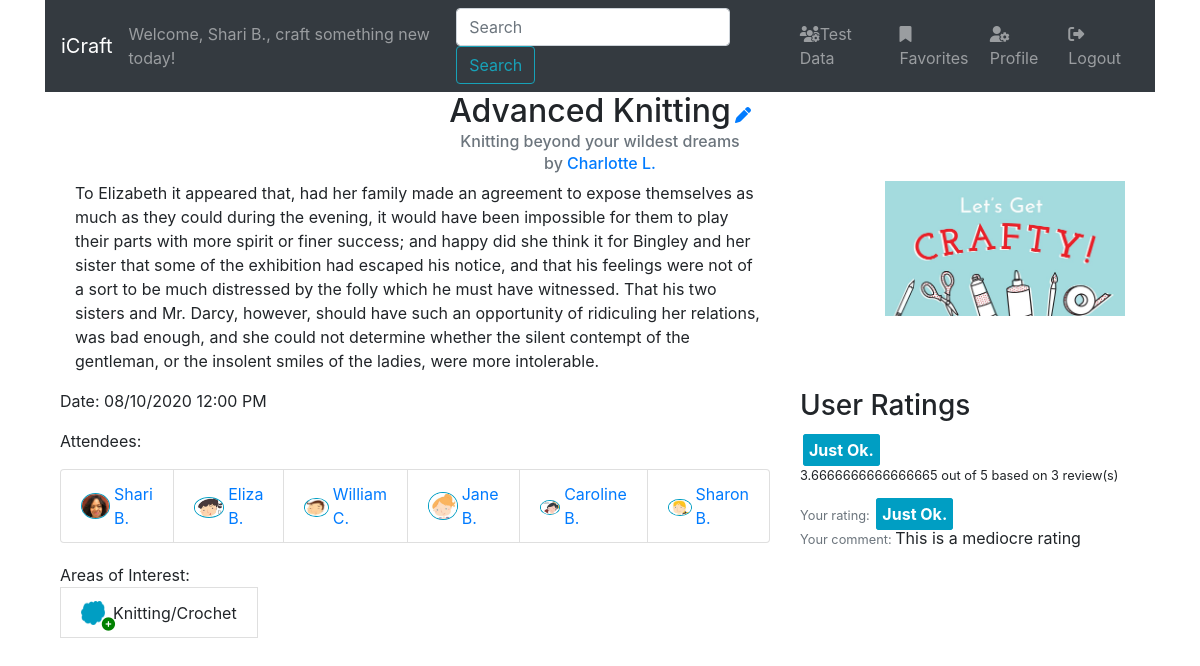
/classes/3 (signed in), run on the app's committed database.
### login_app/models.py (models this page shows, shortened)
class User(models.Model):
    first_name = models.CharField(max_length=255)
    last_name = models.CharField(max_length=255)
    birth_date = models.DateTimeField(default=datetime.date.today)
    email = models.EmailField(max_length=255)
    password = models.CharField(max_length=255)
    is_admin = models.BooleanField(default=False)
    created_at = models.DateTimeField(auto_now_add = True)
    updated_at = models.DateTimeField(auto_now = True)
    objects = UserManager()
    def first_name_last_initial(self):
        return f'{self.first_name} {self.last_name[0]}.'

### classes/models.py (models this page shows, shortened)
class Course(models.Model):
    IN_PERSON = 'I'
    VIRTUAL = 'V'
    RECORDED = 'R'
    COURSE_TYPE_CHOICES = [
        (IN_PERSON, 'In-Person'),
        (VIRTUAL, 'Virtual'),
        (RECORDED, 'Recorded'),
    ]
    title = models.CharField(max_length=255)
    tag_line = models.CharField(max_length=255, help_text="Provide a short description (e.g., <em>Learn to build beautiful photo albums for gifts or to sell</em>).")
    date =  models.DateTimeField(help_text="Please use the following format: <em>YYYY-MM-DD</em>.")
    description =  models.TextField()
    location = models.CharField(max_length=255, help_text="For virtual classes, use the videoconference link; for recorded courses, use the YouTube or video link; for in-person courses, use the address.")
    location_type = models.CharField(max_length=1,choices=COURSE_TYPE_CHOICES,default=VIRTUAL)
    creator = models.ForeignKey(User,related_name="courses_created", on_delete=models.CASCADE)
    attendees = models.ManyToManyField(User,related_name="courses_attended")
    max_size = models.PositiveIntegerField()
    areas_of_interest = models.ManyToManyField(Interest,related_name="related_courses")
    favorited_by = models.ManyToManyField(User,related_name="favorite_courses")
    profile_pic = models.ImageField(
        upload_to=course_directory_path,
        default= 'courses/blank-course.jpg',
        blank=True,
        null=True,
        )
    created_at = models.DateTimeField(auto_now_add = True)
    updated_at = models.DateTimeField(auto_now = True)

class UserProfile(models.Model):
    user = models.OneToOneField(User,models.CASCADE,related_name="profile")
    company = models.CharField(max_length=255, blank=True)
    address = models.CharField(max_length=255, blank=True)
    city = models.CharField(max_length=255, blank=True)
    state = USStateField(blank=True)
    bio =  models.TextField(blank=True)
    areas_of_interest = models.ManyToManyField(Interest,related_name="related_profiles", null=True,blank=True)
    birth_date = models.DateTimeField(null=True, blank=True)
    profile_pic = models.ImageField(
        upload_to=user_directory_path,
        default= 'users/blank-user.jpg',
        blank=True,
        null=True,
        )
    created_at = models.DateTimeField(auto_now_add = True)
    updated_at = models.DateTimeField(auto_now = True)
    objects = UserProfileManager()

class Interest(models.Model):
    name = models.CharField(max_length=50)
    description =  models.TextField(blank=True)
    created_at = models.DateTimeField(auto_now_add = True)
    updated_at = models.DateTimeField(auto_now = True)

class Rating(models.Model):
    RATING_CHOICES = (
    (1, 'It was awful!'),
    (2, 'Not so great.'),
    (3, 'Just Ok.'),
    (4, 'I liked it!'),
    (5, 'Pretty freakin awesome!')
)
    course = models.ForeignKey(Course,related_name="ratings", on_delete=models.CASCADE)
    user = models.ForeignKey(User,related_name="ratings", on_delete=models.CASCADE)
    number_of_stars = models.IntegerField(
        choices=RATING_CHOICES,
        validators=[MinValueValidator(1), MaxValueValidator(5)]
)
    comments = models.CharField(max_length=255, null=True, blank=True)
    created_at = models.DateTimeField(auto_now_add = True)
    updated_at = models.DateTimeField(auto_now = True)

### classes/views.py (the view)
# urls.py: path('<int:course_id>', views.class_details, name="class_details"),
def class_details(request, course_id):
    if (not 'user_id' in request.session.keys()) or (request.session['user_id'] == ''):
        return redirect('/')
    user = User.objects.get(id=request.session['user_id'])
    course = Course.objects.get(id=course_id)
    if hasattr(course,'ratings'):
        if course.ratings.filter(user=user).count() > 0:
            print(f"Ratings for {course.title}: {course.ratings.filter(user=user).count()}")
            user_has_rated_course = True
            user_rating_this_course = course.ratings.filter(user=user).first()
            form = None
        else:
            user_has_rated_course = False
            user_rating_this_course = None
            form = RatingForm()
        average_rating = Rating.objects.filter(course=course).aggregate(Avg('number_of_stars'))['number_of_stars__avg'] or 0
        temp_avg = math.floor(average_rating)
        temp_rating = Rating(user=user, course=course, number_of_stars = temp_avg)
        average_rating_text = temp_rating.get_number_of_stars_display()
        all_ratings = course.ratings.all()
    else:
        print(f"No ratings yet for {course.title}.")
        form = RatingForm()
        average_rating = 0
        average_rating_text = ''
        all_ratings = None
    context = {
        'user': user,
        'course': course,
        'average_rating': average_rating,
        'average_rating_text': average_rating_text,
        'all_ratings': all_ratings,
        'user_has_rated_course': user_has_rated_course,
        'user_rating_this_course': user_rating_this_course,
        'ratings_form': form,
    }
    return render(request, 'classes/course-details.html', context)

### classes/templates/classes/course-details.html
{% extends 'classes/base.html' %}
{% load static %}
{% block content %}
<div class="container course-details" data-id="{{ course.id }}">
    <div class="course-header">
        <div class="d-inline-flex align-items-center">
            <h2>{{ course.title }}</h2>
            {% if user == course.creator or user.is_admin %}
            <span class="edit-course ml-1" title="Edit" style="color:#009EC3">
                <a href="{% url 'classes:update_class' course_id=course.id %}">
                    <i class="fas fa-pen"></i>
                </a>
            </span>
            {% endif %}
        </div>
        <h6 class="card-subtitle mb-2 text-muted">{{ course.tag_line }}</h6>
        <h6 class="card-subtitle mb-2 text-muted">by <a href="{% url 'login_app:user_profile' profiled_user_id=course.creator.id %}">{{ course.creator.first_name_last_initial }}</a></h6>
    </div>
    <div class="d-inline-flex justify-content-between align-items-start">
        <p class="course-description col-sm-6 col-md-8">{{ course.description }}</p>
        <div class="course-image col-sm-2 col-md-3">
            <img src="{{ course.profile_pic.url }}" alt="Image of {{ course.title }}">
        </div>
    </div>
    <div class="row">
        <div class="col-md-8">
            <p>Date: {{ course.date|date:"m/d/Y g:i A" }}</p>
            <p>
                Attendees: {% include 'classes/chip-users.html' with class_name="attendees" users=course.attendees.all %}
            </p>
            <div class="areas-of-interest">Areas of Interest: {% include 'classes/chip-interests.html' with class_name="interests" areas_of_interest=course.areas_of_interest.all user=user %}
            </div>
        </div>
        <div class="col-md-4">
            <div class="user-rating">
                {% include 'classes/ratings-form.html' %}
            </div>
        </div>
    </div>
</div>
{% endblock content %}

### classes/templates/classes/base.html (shortened to what this page needs)
<!DOCTYPE html>
<html lang="en">
<head>
    {% load static %}
    <link rel="stylesheet" href="https://stackpath.bootstrapcdn.com/bootstrap/4.5.0/css/bootstrap.min.css">
    <link rel="stylesheet" href="{% static 'classes/style.css' %}">
</head>
<body>
    <div class="container main">
        <nav class="navbar navbar-expand-md navbar-dark bg-dark ">
            <a class="navbar-brand" href="{% url 'classes:index' %}" title="Craft something new today!">iCraft</a>
            <span class="navbar-text">Welcome, {{ user.first_name_last_initial }}, craft something new today!</span>
            <div class="collapse navbar-collapse d-flex justify-content-end" id="navbarNav">
                <form method="GET" action="." class="search-form form-inline my-2 my-lg-0">
                    <input class="form-control mr-sm-2" type="search" name="q" placeholder="Search" aria-label="Search">
                    <button class="btn btn-outline-info my-2 my-sm-0" type="submit">Search</button>
                </form>
                <ul class="navbar-nav">
                    {% if user.id == 1 %}
                    <li class="nav-item">
                        <a href="{% url 'login_app:test_data' %}" class="nav-link"><i class="fas fa-users-cog"></i>Test Data</a>
                    </li>
                    {% endif %}
                    <li class="nav-item">
                        <a href="{% url 'classes:favorite_classes' %}" class="nav-link"><i class="fas fa-bookmark"></i>Favorites</a>
                    </li>
                    <li class="nav-item">
                        <a href="{% url 'login_app:user_profile' profiled_user_id=user.id %}" class="nav-link"><i class="fas fa-user-cog"></i>Profile</a>
                    </li>
                    <li class="nav-item">
                        {% block login %}<a href="{% url 'login_app:logout' %}" class="nav-link"><i class="fas fa-sign-out-alt"></i>Logout</a>{% endblock %}
                    </li>
                </ul>
            </div>
        </nav>
        {% block content %}
        {% endblock %}
    </div>
</body>
</html>

### classes/templates/classes/chip-users.html
{% load static %}
<div class="{% if class_name %}{{ class_name }}{% endif %} list-group list-group-horizontal-sm">
    {% for user in users %}
        <a href="{% url 'login_app:user_profile' profiled_user_id=user.id %}" class="chip user-chip list-group-item">
            <div class="d-flex justify-content-start align-items-center">
                <div class="user-photo mr-1">
                    <img src="{{ user.profile.profile_pic.url }}" alt="Image of {{ user.first_name_last_initial }}">
                </div>
                <span>{{ user.first_name_last_initial }}</span>
            </div>
        </a>
    {% endfor%}
</div>

### classes/templates/classes/chip-interests.html
{% load static %}
<div class="{% if class_name %}{{ class_name }}{% endif %} d-flex flex-wrap flex-fill">
    {% for interest in areas_of_interest %}
        <div class="chip interest-chip list-group-item">
            <a href="{% url 'classes:interest_classes' interest_id=interest.id %}">
                <div class="d-flex justify-content-start align-items-center">
                    <div class="interest-photo mr-2">
                        <img src="{% get_static_prefix %}classes/images/interests{{ interest.id }}-selected.png" alt="Image of {{ interest.name }}">
                        {% if user %}
                            {% if interest in user.profile.areas_of_interest.all %}
                            <a href="{% url 'classes:remove_interest' interest_id=interest.id %}" class="chip-action chip-action-danger" title="Remove from Profile">
                                <i class="fas fa-times-circle"></i>
                            </a>
                            {% else %}
                            <a href="{% url 'classes:add_interest' interest_id=interest.id %}" class="chip-action chip-action-success" title="Add to Profile">
                                <i class="fas fa-plus-circle"></i>
                            </a>
                            {% endif %}
                        {% endif %}
                    </div>
                    <span>{{ interest.name }}</span>
                </div>
            </a>
        </div>
    {% endfor%}
</div>

### classes/templates/classes/ratings-form.html (shortened to what this page needs)
{% load static %}
<div class="all-ratings">
    <h3>User Ratings</h3>
    {% if average_rating < 1 %}
    <small>No reviews yet</small>
    {% else %}
    <div class="my-3">
        <span class="user-rating-this-course">
            {{ average_rating_text }}
        </span> <br>
        <small >{{ average_rating }} out of 5 based on {{ all_ratings.count }} review(s)  </small>
    </div>
    {% endif %}
</div>
{% if user_has_rated_course %}
<div class="my-3">
    <small class="text-muted">Your rating: </small>
    <span class="user-rating-this-course">
        {{ user_rating_this_course.get_number_of_stars_display }}
    </span> <br>
    <small class="text-muted">Your comment: </small>
    <span>{{ user_rating_this_course.comments }}</span>
</div>
{% endif %}

### classes/static/classes/style.css (style rules this page uses)
* { box-sizing: border-box; }
.card .areas-of-interest img, .course-details .areas-of-interest img, .user-profile .areas-of-interest img { width: 24px; height: 24px; }
.course-header { text-align:center; }
.course-details .course-image { flex: 3; }
.course-details .course-image img { width: 100%; }
.user-chip, .interest-chip { text-decoration:none; margin-bottom: 4px; }
.user-chip .user-photo, .interest-chip .interest-photo { max-width:50px; position: relative; }
.user-chip img { width:100%; border:1px solid #009EC3; border-radius:50%; }
.interest-chip img { width:100%; }
.user-chip .chip-action, .interest-chip .chip-action { position: absolute; bottom: -10px; right: -10px; font-size: 10pt; }
.chip-action-success { color: green; }
.user-rating-this-course { border: 1px solid #009EC3; border-radius: 3px; padding: 5px; margin: 3px; background-color: #009EC3; color: white; font-weight: bold; }

### data on the page
User: first_name_last_initial "Shari B.", profile.profile_pic (picture)
Course: title "Advanced Knitting", tag_line "Knitting beyond your wildest dreams", creator.first_name_last_initial "Charlotte L.", description "To Elizabeth it appeared that, had her family made an agreement to expose themselves as much as they could during the evening, it would have been impossible for them to play their parts with more spirit or finer success; and happy did she think it for Bingley and her sister that some of the exhibition had escaped his notice, and that his feelings were not of a sort to be much distressed by the folly which he must have witnessed. That his two sisters and Mr. Darcy, however, should have such an opportunity of ridiculing her relations, was bad enough, and she could not determine whether the silent contempt of the gentleman, or the insolent smiles of the ladies, were more intolerable.", profile_pic (placeholder picture), date "08/10/2020 12:00 PM", count "3"
User: profile.profile_pic (picture), first_name_last_initial "Eliza B."
User: profile.profile_pic (picture), first_name_last_initial "William C."
User: profile.profile_pic (picture), first_name_last_initial "Jane B."
User: profile.profile_pic (picture), first_name_last_initial "Caroline B."
User: profile.profile_pic (picture), first_name_last_initial "Sharon B."
Interest: name "Knitting/Crochet"
Rating: number_of_stars "Just Ok.", comments "This is a mediocre rating"

### other printed values
{{ average_rating_text }} "Just Ok."
{{ average_rating }} "3.6666666666666665"
